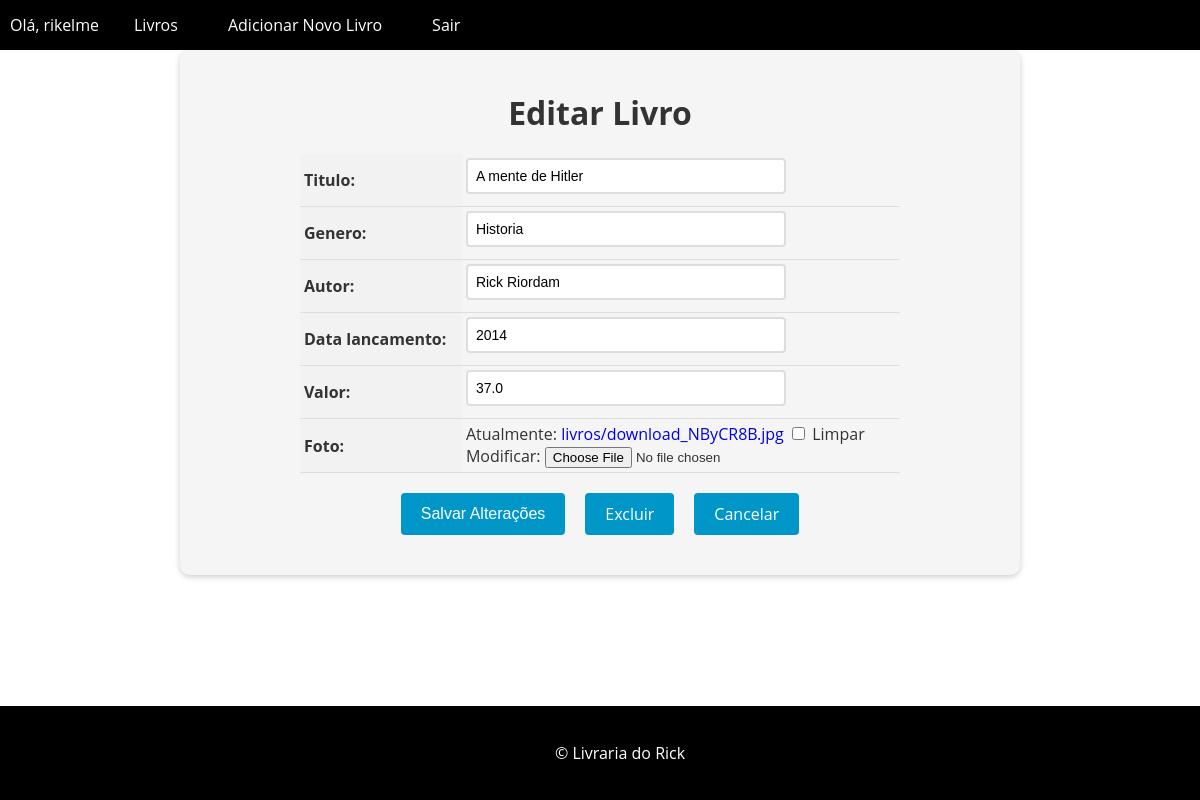
The page /livros/18/update/ (signed in) on the database its author committed.
### livros/models.py (models this page shows, shortened)
class Livro(models.Model):
    id = models.AutoField(primary_key=True)
    titulo = models.CharField(max_length=200)
    genero = models.CharField(max_length=200)
    autor = models.CharField(max_length=200)
    data_lancamento = models.IntegerField(blank=True,null=True)
    valor = models.FloatField(blank=True,null=True)
    foto = models.ImageField(upload_to='livros/',blank=True,null=True)

### livros/views.py (the view, shortened to what this page needs)
# urls.py: path('livros/<int:pk>/update/', LivroUpdateView.as_view(), name='livros_update'),
@method_decorator(login_required(login_url='login'), name='dispatch')
class LivroUpdateView(UpdateView):
    model = Livro
    form_class = LivroModelForm
    template_name = 'livro_update.html'

### livros/forms.py
class LivroModelForm(forms.ModelForm):
    class Meta:
        model = Livro
        fields = '__all__'

### livros/templates/livro_update.html (shortened to what this page needs)
{% extends "base.html" %} {% block content %}
<form method="post" enctype="multipart/form-data">
  <h1>Editar Livro</h1>
  <table>
    {{ form.as_table }}
  </table>
  <div>
    <div class="buttons-container">
      <input type="submit" value="Salvar Alterações" class="btn btn-primary" />
      <a href='{% url 'livros_delete' pk=object.pk %}' class='btn btn-primary'>
      Excluir <a />
      <a href="{% url 'livro_list' %}" class="btn btn-secondary">Cancelar</a>
    </div>
  </div>
</form>
{% endblock %}

### app/templates/base.html (shortened to what this page needs)
<!DOCTYPE html>
<html lang="en">
  <head>
  </head>
  <body>
    <header>
      <nav>
        <ul>
          {% if user.is_authenticated %}
          <li>Olá, {{user.username}}</li>
          <li><a href="{% url 'livro_list' %}">Livros</a></li>
          <li><a href="{% url 'novo_livro' %}">Adicionar Novo Livro</a></li>
          {% endif%}  {% if user.is_authenticated %}
          <li><a href="{% url 'logout' %}">Sair</a></li>
          {% endif%}
        </ul>
      </nav>
    </header>
    <main>{% block content %} {% endblock %}</main>
    <footer>
      <p style="color: white">&copy; Livraria do Rick</p>
    </footer>
  </body>
</html>

### app/templates/base.html (style rules this page uses)
body { font-family: "Open Sans", sans-serif; background-image: url("https://casacor.abril.com.br/wp-content/uploads/sites/7/2020/10/livraria-china-01.jpg?quality=80&strip=info&w=1024"); background-size: cover; background-repeat: no-repeat; background-attachment: fixed; color: #333; margin: 0; padding: 0; }
header { background-color: #0096c7; color: #fff; text-align: center; }
footer { background-color: Black; color: #333; padding: 20px; text-align: center; position: fixed; bottom: 0; width: 100%; }
nav { background-color: Black; color: #fff; height: 50px; display: flex; justify-content: space-between; align-items: center; }
nav ul { list-style: none; margin: 0; padding: 0; display: flex; }
nav ul li { margin: 0 10px; }
nav ul li a { color: #fff; text-decoration: none; font-size: 16px; padding: 15px; transition: all 0.3s ease; }

### livros/templates/livro_update.html (style rules this page uses)
form { max-width: 800px; margin: 0 auto; padding: 20px; background-color: #f5f5f5; border-radius: 10px; box-shadow: 0 2px 6px rgba(0, 0, 0, 0.2); }
form h1 { font-size: 2rem; margin-bottom: 20px; text-align: center; }
table { margin: 0 auto; border-collapse: collapse; width: 100%; max-width: 600px; }
th, td { padding: 4px; text-align: left; border-bottom: 1px solid #ddd; }
th { background-color: #f2f2f2; }
input[type="text"], input[type="number"], select, textarea { padding: 8px; font-size: 14px; border: 2px solid #ddd; border-radius: 4px; width: 100%; max-width: 300px; margin-bottom: 8px; transition: border-bottom-color 0.3s ease-in-out; }
.btn { background-color: #0096c7; color: #fff; border: none; padding: 10px 20px; font-size: 16px; border-radius: 4px; cursor: pointer; transition: background-color 0.3s ease-in-out; }
.buttons-container { display: flex; justify-content: center; margin-top: 20px; margin-bottom: 20px; }
.btn { display: inline-block; background-color: #0096c7; color: #fff; border: none; padding: 10px 20px; font-size: 16px; border-radius: 4px; cursor: pointer; transition: background-color 0.3s ease-in-out; margin: 0 10px; }
a { text-decoration: none !important; }

### rows shown on the page
Livro: titulo "A mente de Hitler", genero "Historia", autor "Rick Riordam", data_lancamento "2014", valor "37.0"

### other values the page prints
{{ user.username }} "rikelme"
